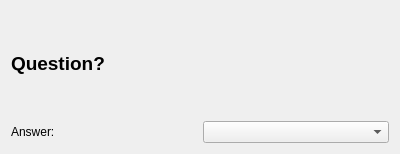
<?xml version="1.0" encoding="UTF-8"?>
<ui version="4.0">
 <class>WizardQuestionPage</class>
 <widget class="QWizardPage" name="WizardQuestionPage">
  <property name="geometry">
   <rect>
    <x>0</x>
    <y>0</y>
    <width>400</width>
    <height>154</height>
   </rect>
  </property>
  <property name="windowTitle">
   <string>WizardPage</string>
  </property>
  <layout class="QVBoxLayout" name="verticalLayout">
   <item>
    <widget class="QLabel" name="lbQuestion">
     <property name="font">
      <font>
       <pointsize>14</pointsize>
       <weight>75</weight>
       <bold>true</bold>
      </font>
     </property>
     <property name="text">
      <string>Question?</string>
     </property>
     <property name="wordWrap">
      <bool>true</bool>
     </property>
    </widget>
   </item>
   <item>
    <layout class="QHBoxLayout" name="horizontalLayout">
     <item>
      <widget class="QLabel" name="label_2">
       <property name="text">
        <string>Answer:</string>
       </property>
      </widget>
     </item>
     <item>
      <widget class="QComboBox" name="cbAnswer"/>
     </item>
    </layout>
   </item>
  </layout>
 </widget>
 <resources/>
 <connections/>
</ui>
